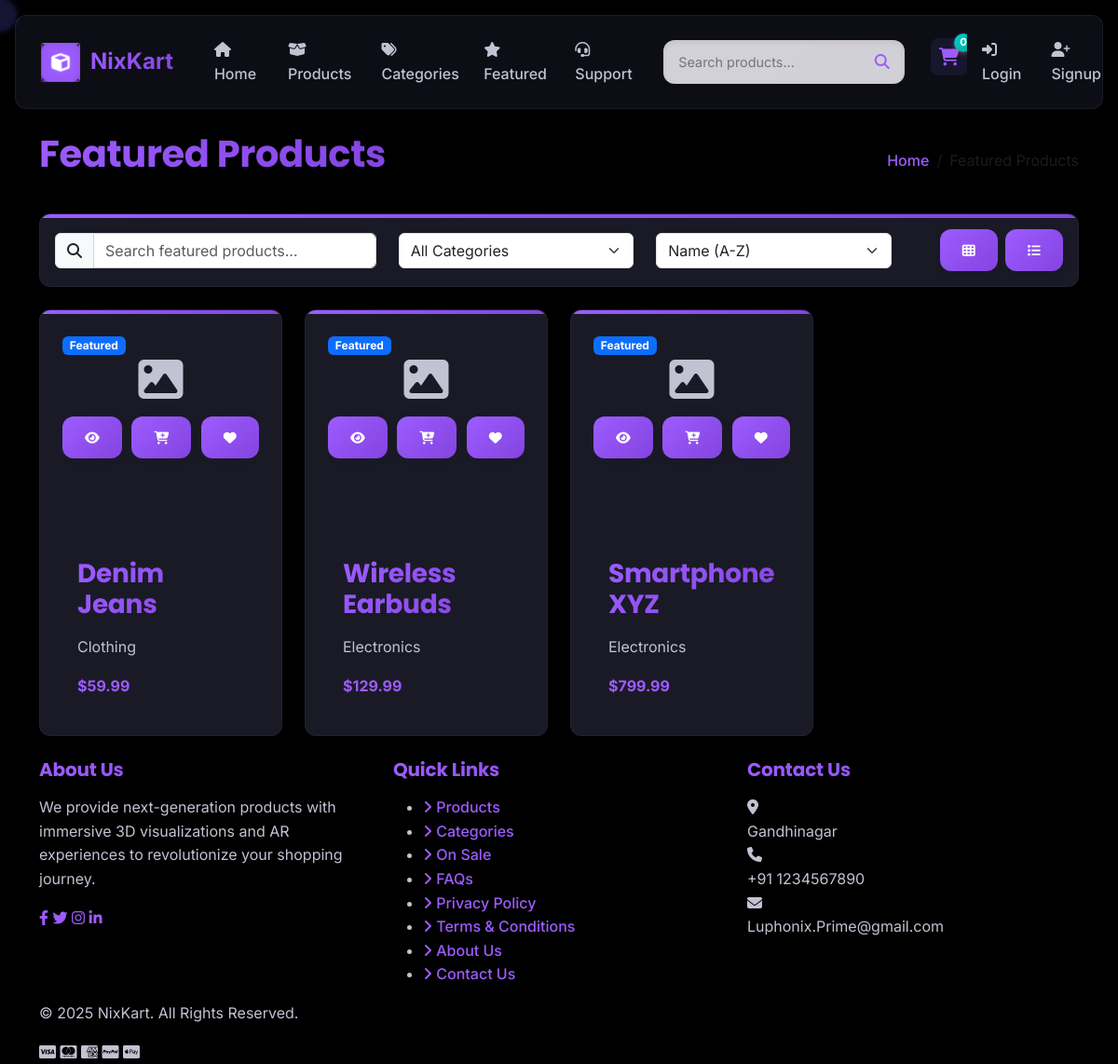
/featured/, run on the app's committed database.
### store/models.py (models this page shows, shortened)
class Product(models.Model):
    category = models.ForeignKey(Category, related_name='products', on_delete=models.CASCADE)
    name = models.CharField(max_length=200)
    slug = models.SlugField(unique=True, blank=True)
    description = models.TextField()
    price = models.DecimalField(max_digits=10, decimal_places=2)
    stock = models.PositiveIntegerField(default=0)
    image = models.ImageField(upload_to='products/', blank=True, null=True)
    model_3d = models.FileField(upload_to='products/3d_models/', blank=True, null=True)
    is_featured = models.BooleanField(default=False)
    created_at = models.DateTimeField(auto_now_add=True)
    updated_at = models.DateTimeField(auto_now=True)
    class Meta:
        ordering = ['-created_at']

class Category(models.Model):
    name = models.CharField(max_length=100)
    slug = models.SlugField(unique=True, blank=True)
    description = models.TextField(blank=True)
    image = models.ImageField(upload_to='categories/', blank=True, null=True)
    created_at = models.DateTimeField(auto_now_add=True)
    updated_at = models.DateTimeField(auto_now=True)
    class Meta:
        verbose_name_plural = 'Categories'
        ordering = ['name']

### store/views.py (the view)
# urls.py: path('featured/', views.featured_products, name='featured'),
def featured_products(request):
    products = Product.objects.filter(is_featured=True)
    context = {
        'products': products,
        'page_title': 'Featured Products'
    }
    return render(request, 'store/featured_products.html', context)

### store/context_processors.py (called while the page is built)
def cart_count(request):
    count = 0
    if request.user.is_authenticated:
        try:
            cart = Cart.objects.get(user=request.user)
            count = cart.items.count()
        except Cart.DoesNotExist:
            pass
    else:
        session_id = request.session.session_key
        if session_id:
            try:
                cart = Cart.objects.get(session_id=session_id)
                count = cart.items.count()
            except Cart.DoesNotExist:
                pass
    return {'cart_count': count}

### templates/store/featured_products.html (shortened to what this page needs)
{% extends 'base.html' %}
{% block content %}
<div class="container mt-4">
    <div class="d-flex justify-content-between align-items-center mb-4">
        <h1>Featured Products</h1>
        <nav aria-label="breadcrumb">
            <ol class="breadcrumb mb-0">
                <li class="breadcrumb-item"><a href="{% url 'index' %}">Home</a></li>
                <li class="breadcrumb-item active" aria-current="page">Featured Products</li>
            </ol>
        </nav>
    </div>
    <div class="filters-section mb-4">
        <div class="dashboard-card p-3">
            <div class="row align-items-center">
                <div class="col-md-4 mb-3 mb-md-0">
                    <div class="input-group">
                        <span class="input-group-text"><i class="fas fa-search"></i></span>
                        <input type="text" id="searchInput" class="form-control" placeholder="Search featured products...">
                    </div>
                </div>
                <div class="col-md-3 mb-3 mb-md-0">
                    <select id="categoryFilter" class="form-select">
                        <option value="">All Categories</option>
                    </select>
                </div>
                <div class="col-md-3 mb-3 mb-md-0">
                    <select id="sortOrder" class="form-select">
                        <option value="name">Name (A-Z)</option>
                    </select>
                </div>
                <div class="col-md-2 d-flex justify-content-end">
                    <button id="gridView" class="btn btn-outline-primary me-2 active">
                        <i class="fas fa-th"></i>
                    </button>
                    <button id="listView" class="btn btn-outline-primary">
                        <i class="fas fa-list"></i>
                    </button>
                </div>
            </div>
        </div>
    </div>
    <div class="row" id="productsGrid">
        {% for product in products %}
        <div class="col-lg-3 col-md-4 col-sm-6 mb-4 product-item" data-category="{{ product.category.id }}">
            <div class="product-card dashboard-card h-100" data-aos="fade-up" data-aos-delay="{{ forloop.counter|add:100 }}">
                <div class="badges">
                    <span class="badge bg-primary">Featured</span>
                </div>
                <div class="product-img-wrapper">
                    {% if product.image %}
                    <img src="{{ product.image.url }}" alt="{{ product.name }}" class="product-img">
                    {% else %}
                    <div class="placeholder-img d-flex align-items-center justify-content-center">
                        <i class="fas fa-image fa-3x"></i>
                    </div>
                    {% endif %}
                    <div class="product-actions">
                        <a href="{% url 'product_detail' product_slug=product.slug %}" class="btn btn-sm btn-light" title="View Details">
                            <i class="fas fa-eye"></i>
                        </a>
                        {% if product.stock > 0 %}
                        <form action="{% url 'add_to_cart' product_slug=product.slug %}" method="post" class="d-inline">
                            <button type="submit" class="btn btn-sm btn-primary" title="Add to Cart">
                                <i class="fas fa-cart-plus"></i>
                            </button>
                        </form>
                        {% endif %}
                        <a href="{% url 'add_to_wishlist' product_id=product.id %}" class="btn btn-sm btn-light" title="Add to Wishlist">
                            <i class="fas fa-heart"></i>
                        </a>
                    </div>
                </div>
                <div class="product-content p-3">
                    <h3 class="product-title">{{ product.name }}</h3>
                    <p class="product-category">{{ product.category.name }}</p>
                    <div class="product-price">${{ product.price }}</div>
                </div>
            </div>
        </div>
        {% empty %}
        <div class="col-12">
            <div class="alert alert-info">No featured products available yet.</div>
        </div>
        {% endfor %}
    </div>
</div>
{% endblock %}

### static/css/main.css (style rules this page uses)
:root { --primary-color: #9d5cff; --primary-dark: #8344e0; --primary-light: #b77dff; --accent-color: #00cfc8; --accent-dark: #00a8a2; --accent-light: #33e4de; --bg-darkest: #000000; --bg-dark: #0F0F17; --bg-dark-secondary: #1A1A27; --bg-dark-tertiary: #252538; --dark-color: #13131f; --medium-color: #8E8EA0; --light-color: #c2c2d2; --ultralight-color: #eeeeff; --success-color: #00d68f; --warning-color: #ffba00; --danger-color: #ff3d71; --info-color: #0095ff; --shadow-dark: rgba(0, 0, 0, 0.3); --shadow-light: rgba(103, 71, 150, 0.06); --border-radius-sm: 8px; --border-radius-md: 12px; --border-radius-lg: 16px; --border-radius-xl: 24px; --border-radius-round: 50%; --shadow-small: 0 2px 8px rgba(0, 0, 0, 0.08); --shadow-medium: 0 4px 16px rgba(0, 0, 0, 0.12); --shadow-large: 0 8px 30px rgba(0, 0, 0, 0.16); --shadow-inner: inset 0 2px 6px rgba(0, 0, 0, 0.08); --glass-bg: rgba(255, 255, 255, 0.6); --glass-border: rgba(255, 255, 255, 0.2); --glass-shadow: 0 8px 32px rgba(31, 38, 135, 0.15); --glass-blur: 8px; --neo-bg: #f0f0f7; --neo-shadow-dark: rgba(163, 177, 198, 0.6); --neo-shadow-light: rgba(255, 255, 255, 0.9); --gradient-primary: linear-gradient(135deg, var(--primary-color), var(--primary-dark)); --gradient-accent: linear-gradient(135deg, var(--accent-color), var(--accent-dark)); --gradient-success: linear-gradient(135deg, var(--success-color), #00b377); --transition-fast: 0.2s cubic-bezier(0.4, 0, 0.2, 1); --transition-medium: 0.4s cubic-bezier(0.4, 0, 0.2, 1); --transition-slow: 0.8s cubic-bezier(0.4, 0, 0.2, 1); --transition-bounce: 0.5s cubic-bezier(0.68, -0.55, 0.265, 1.55); }
@media (prefers-reduced-motion: no-preference) { html { scroll-behavior: smooth; } }
body { font-family: 'Inter', -apple-system, BlinkMacSystemFont, 'Segoe UI', Roboto, Helvetica, Arial, sans-serif; color: var(--light-color); line-height: 1.6; background-color: var(--bg-darkest); overflow-x: hidden; min-height: 100vh; }
body { --text-color: var(--light-color); --text-muted: var(--medium-color); --background: var(--bg-dark); --card-bg: var(--bg-dark-secondary); --box-shadow: 0 4px 20px rgba(0, 0, 0, 0.25); --neo-bg: var(--bg-dark); }
h1, h2, h3, h4, h5, h6 { font-family: 'Poppins', sans-serif; margin-bottom: 1rem; font-weight: 700; letter-spacing: -0.01em; line-height: 1.2; background: var(--gradient-primary); -webkit-background-clip: text; -webkit-text-fill-color: transparent; background-clip: text; text-fill-color: transparent; }
a { color: var(--primary-color); text-decoration: none; transition: all var(--transition-fast); font-weight: 500; position: relative; }
.btn { border-radius: var(--border-radius-md); transition: all var(--transition-medium); position: relative; overflow: hidden; border: none; font-weight: 600; padding: 0.75rem 1.5rem; z-index: 1; letter-spacing: 0.01em; text-transform: uppercase; font-size: 0.875rem; }
.btn { position: relative; overflow: hidden; background: var(--gradient-primary); border: none; color: white; box-shadow: var(--shadow-small); transition: all var(--transition-medium); transform-style: preserve-3d; z-index: 1; }
.btn::before { content: ''; position: absolute; top: 0; left: 0; width: 100%; height: 100%; background: var(--gradient-accent); z-index: -1; opacity: 0; transition: opacity var(--transition-medium); }
.btn-primary { background: var(--gradient-primary); }
.product-card { border-radius: var(--border-radius-md); overflow: hidden; box-shadow: var(--box-shadow); transition: transform var(--transition-fast), box-shadow var(--transition-fast); height: 100%; background-color: var(--bg-dark-secondary); border: 1px solid rgba(61, 61, 90, 0.2); }
.product-img-wrapper { position: relative; overflow: hidden; height: 200px; }
.product-price { font-weight: bold; color: var(--primary-color); }
.product-actions { display: flex; justify-content: space-between; margin-top: 1rem; }
.dashboard-card { background-color: var(--bg-dark-secondary); border-radius: var(--border-radius-md); box-shadow: var(--box-shadow); padding: 1.5rem; height: 100%; border: 1px solid rgba(61, 61, 90, 0.2); position: relative; overflow: hidden; transition: transform 0.3s ease, box-shadow 0.3s ease, border-color 0.3s ease; }
.dashboard-card::before { content: ''; position: absolute; top: 0; left: 0; width: 100%; height: 4px; background: var(--gradient-primary); }

### data on the page
Product: name "Denim Jeans", category.name "Clothing", price "59.99"
Product: name "Wireless Earbuds", category.name "Electronics", price "129.99"
Product: name "Smartphone XYZ", category.name "Electronics", price "799.99"

### other printed values
{{ cart_count }} "0"
